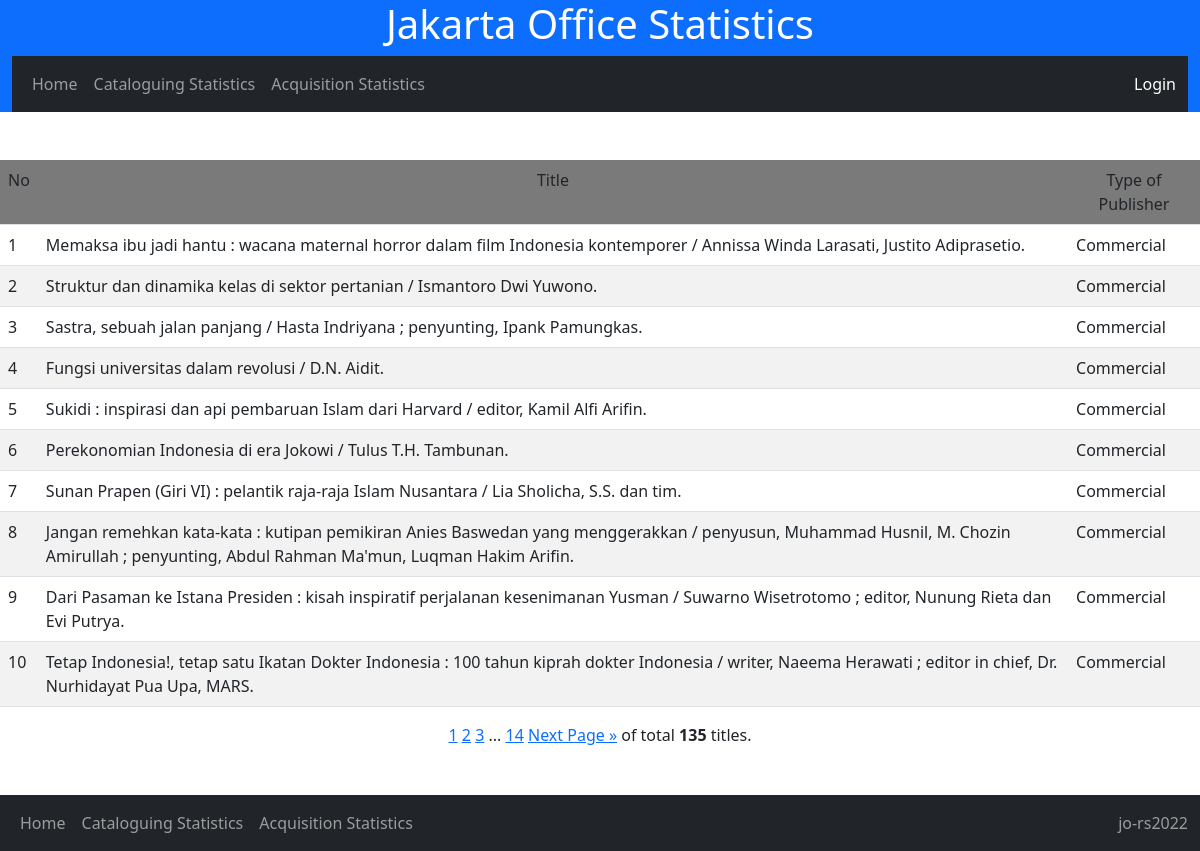
/cat_stat/detail_publisher/Commercial/, run on the app's committed database.
### nlajkt_cat_stat/models.py (models this page shows)
class Catalogues(models.Model):
    entry_date = models.DateField()
    consignment_no = models.IntegerField(default=461)
    title = models.TextField()
    work_type = models.CharField(max_length=20, choices=[
        ('Original','Original'),
        ('Translation','Translation'),
        ('Adaptation','Adaptation')
        ], default='Original')
    publish_year = models.IntegerField()
    volume = models.CharField(max_length=20, choices=[
        ('Single','Single'),
        ('Multi-complete','Multi-complete'),
        ('Multi-incomplete','Multi-incomplete'),
        ], default='Single')
    copycat = models.CharField(max_length=20, choices=[
        ('No','No'),
        ('Yes-partial','Yes-partial'),
        ('Yes-full','Yes-full'),
        ], default='No')
    ISBN = models.CharField(max_length=20, choices=[
        ('No','No'),
        ('Yes-valid','Yes-valid'),
        ('Yes-invalid','Yes-invalid'),
        ], default='No')
    authorship_type = models.CharField(max_length=50, choices=[
        ('Single author','Single author'),
        ('Collaboration','Collaboration'),
        ('Compilation','Compilation'),
        ('Others','Others')
        ], default='Single')
    language = models.CharField(max_length=50, choices=[
        ('Indonesian','Indonesian'),
        ('English','English'),
        ('Indonesian local','Indonesian local'),
        ('Multi language','Multi language'),
        ('Unknown','Unknown')
        ], default='Indonesian')
    bibliography = models.CharField(max_length=20, choices=[
        ('No','No'),
        ('Yes','Yes'),
        ], default='No')
    indexx = models.CharField(max_length=20, choices=[
        ('No','No'),
        ('Yes','Yes'),
        ], default='No')
    publisher_type = models.CharField(max_length=100, choices=[
        ('Commercial','Commercial'),
        ('Government-department','Government-department'),
        ('Government-nondepartment','Government-nondepartment'),
        ('Government-local','Government-local'),
        ('Universities','Universities'),
        ('NGO','NGO'),
        ('Others','Others')
        ], default='Commercial')
    genre = models.CharField(max_length=100, choices=[
        ('General non fiction','General non fiction'),
        ('Fiction-novel','Fiction-novel'),
        ('Fiction-short stories','Fiction-short stories'),
	    ('Fiction-biographic','Fiction-biographic'),
        ('Poetry','Poetry'),
        ('Folktales','Folktales'),
        ('Biography-single','Biography-single'),
        ('Biography-collective','Biography-collective'),
        ('Biography-auto','Biography-auto'),
        ('Dictionary','Dictionary')
        ], default='General non fiction')
    format = models.CharField(max_length=100, choices=[
        ('Book-printed','Book-printed'),
        ('Book-electronic','Book-electronic'),
        ('Non book video','Non book video'),
        ('Non book audio','Non book audio'),
        ('Map-single','Map-single'),
        ('Map-atlas','Map-atlas'),
        ('Ephemera','Ephemera')
        ], default='Book')
    size = models.CharField(max_length=10, choices=[
        ('YY','YY'),
        ('YYq', 'YYq'),
        ('YYp','YYp')
        ],default='YY')
    subject = models.CharField(max_length=50, choices=[
       ('000-Generalities','100-Generalities'),
       ('000-Library science','100-Library science'),
       ('000-Journalism and media','100-Journalism and media'),
       ('100-Philosophy and ethics','100-Philosophy and ethics'),
       ('200-Religions-general','200-Religions-general'),
       ('200-Religion-Islam','200-Religion-Islam'),
       ('200-Religion-Christianity','200-Religion-Christianity'),
       ('300-Social-anthropology and sociology','300-Social-anthropology and sociology'),
       ('300-Social-problems and services','300-Social-problems and services'),
       ('300-Social-politics','300-Social-politics'),
       ('300-Social-economics','300-Social-economics'),
       ('300-Social-macroeconomics','300-Social-macroeconomics'),
       ('300-Social-culture','300-Social-culture'),
       ('300-Social-military','300-Social-military'),
       ('300-Social-education','300-Social-education'),
       ('300-Social-law','300-Social-law'),
       ('300-Social-human rights','300-Social-human rights'),
       ('400-Language-linguistics','400-Language-linguistics'),
       ('400-Language-sociolinguistics','400-Language-sociolinguistics'),
       ('500-Science-general','500-Science-general'),
       ('600-Technology-general','600-Technology-general'),
       ('600-Agriculture and agribusiness','600-Agriculture and agribusiness'),
       ('700-Arts-general','700-Arts-general'),
       ('700-Arts-visual','700-Arts-visual'),
       ('700-Arts-performance','700-Arts-performance'),
       ('700-Arts-music','700-Arts-music'),
       ('800-Literature-general','800-Literature-general'),
       ('800-Literature-fiction and poetry','800-Literature-fiction and poetry'),
       ('900-History-world','900-History-world'),
       ('900-History-Indonesia','900-History-Indonesia'),
       ('900-Geography and travel','900-Geography and travel'),
        ('900-Biography','900-Biography')
        ], null=True)

### nlajkt_cat_stat/views.py (the view)
# urls.py: path('cat_stat/detail_publisher/<str:publisher_type>/', views.detail_publisher, name='detail_publisher'),
def detail_publisher(request, publisher_type):
    detail_pub = Catalogues.objects.all().filter(publisher_type=publisher_type)
    page = request.GET.get('page', 1)
    paginator = Paginator(detail_pub, 10)
    try:
        paging = paginator.page(page)
    except PageNotAnInteger:
        paging = paginator.page(1)
    except EmptyPage:
        paging = paginator.page(paginator.num_pages)
    template = loader.get_template('detail_publisher.html')
    context = {'paging' : paging,}
    return HttpResponse(template.render(context, request))

### nlajkt_cat_stat/templates/detail_publisher.html
{% extends 'base.html'%}
{% block block1 %}
<br><br>
<table style="width: auto;" class="table table-striped">
    <tr bgcolor = 'grey'>
      <b><td>No</td>
        <td align="center">Title</td>
        <td align="center">Type of Publisher</td></b>
    </tr>
    {% for x in paging %}
    <tr>
        <td>{{ forloop.counter0|add:paging.start_index }}</td>
        <td>{{ x.title }}</td>
        <td>{{ x.publisher_type }}</td>
    </tr>
    {% endfor %}
</table>
<center>{% include 'pagination_jakartaoffice.html' %}</center>
<br><br>
{% endblock %}

### data on the page
Catalogues: title "Memaksa ibu jadi hantu : wacana maternal horror dalam film Indonesia kontemporer / Annissa Winda Larasati, Justito Adiprasetio.", publisher_type "Commercial"
Catalogues: title "Struktur dan dinamika kelas di sektor pertanian / Ismantoro Dwi Yuwono.", publisher_type "Commercial"
Catalogues: title "Sastra, sebuah jalan panjang / Hasta Indriyana ; penyunting, Ipank Pamungkas.", publisher_type "Commercial"
Catalogues: title "Fungsi universitas dalam revolusi / D.N. Aidit.", publisher_type "Commercial"
Catalogues: title "Sukidi : inspirasi dan api pembaruan Islam dari Harvard / editor, Kamil Alfi Arifin.", publisher_type "Commercial"
Catalogues: title "Perekonomian Indonesia di era Jokowi / Tulus T.H. Tambunan.", publisher_type "Commercial"
Catalogues: title "Sunan Prapen (Giri VI) : pelantik raja-raja Islam Nusantara / Lia Sholicha, S.S. dan tim.", publisher_type "Commercial"
Catalogues: title "Jangan remehkan kata-kata : kutipan pemikiran Anies Baswedan yang menggerakkan / penyusun, Muhammad Husnil, M. Chozin Amirullah ; penyunting, Abdul Rahman Ma'mun, Luqman Hakim Arifin.", publisher_type "Commercial"
Catalogues: title "Dari Pasaman ke Istana Presiden : kisah inspiratif perjalanan kesenimanan Yusman / Suwarno Wisetrotomo ; editor, Nunung Rieta dan Evi Putrya.", publisher_type "Commercial"
Catalogues: title "Tetap Indonesia!, tetap satu Ikatan Dokter Indonesia : 100 tahun kiprah dokter Indonesia / writer, Naeema Herawati ; editor in chief, Dr. Nurhidayat Pua Upa, MARS.", publisher_type "Commercial"

### other printed values
{{ num }} "1"
{{ num }} "2" "3"
{{ paging.paginator.num_pages }} "14"
{{ paging.paginator.count }} "135"
